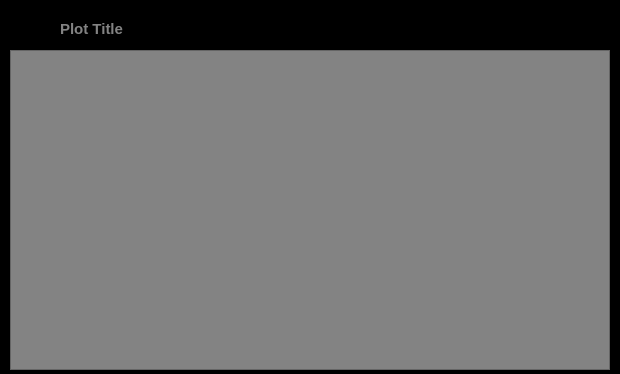
<?xml version="1.0" encoding="UTF-8"?>
<ui version="4.0">
 <class>Dialog</class>
 <widget class="QDialog" name="Dialog">
  <property name="geometry">
   <rect>
    <x>0</x>
    <y>0</y>
    <width>620</width>
    <height>374</height>
   </rect>
  </property>
  <property name="contextMenuPolicy">
   <enum>Qt::NoContextMenu</enum>
  </property>
  <property name="windowTitle">
   <string>Data Vault Plotter</string>
  </property>
  <property name="styleSheet">
   <string notr="true">#Dialog{
	background-color: rgb(0, 0, 0);}</string>
  </property>
  <widget class="QLabel" name="plotTitle">
   <property name="geometry">
    <rect>
     <x>60</x>
     <y>20</y>
     <width>571</width>
     <height>18</height>
    </rect>
   </property>
   <property name="text">
    <string>&lt;html&gt;&lt;head/&gt;&lt;body&gt;&lt;p&gt;&lt;span style=&quot; font-size:11pt; font-weight:600; color:#838383;&quot;&gt;Plot Title&lt;/span&gt;&lt;/p&gt;&lt;/body&gt;&lt;/html&gt;</string>
   </property>
  </widget>
  <widget class="QFrame" name="plot1DFrame">
   <property name="geometry">
    <rect>
     <x>10</x>
     <y>50</y>
     <width>600</width>
     <height>320</height>
    </rect>
   </property>
   <property name="styleSheet">
    <string notr="true">background-color: rgb(131, 131, 131);</string>
   </property>
   <property name="frameShape">
    <enum>QFrame::StyledPanel</enum>
   </property>
   <property name="frameShadow">
    <enum>QFrame::Raised</enum>
   </property>
  </widget>
 </widget>
 <resources>
  <include location="Resources/dvPlotterResources.qrc"/>
 </resources>
 <connections/>
</ui>
